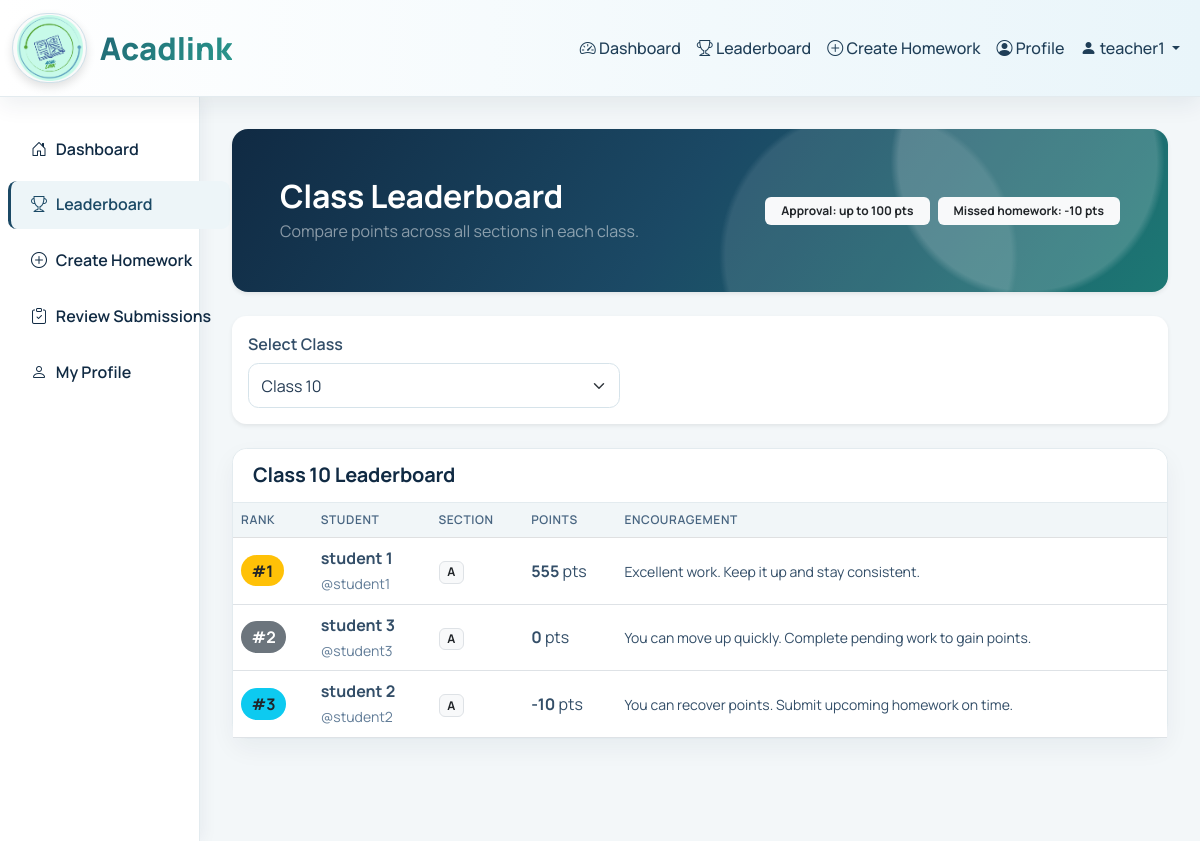
/leaderboard/ (signed in), run on the app's committed database.
### core/models.py (models this page shows, shortened)
class User(AbstractUser):
    ROLE_CHOICES = (
        ('admin', 'Admin'),
        ('teacher', 'Teacher'),
        ('student', 'Student'),
        ('parent', 'Parent'),
    )
    role = models.CharField(max_length=10, choices=ROLE_CHOICES, default='student')
    is_approved = models.BooleanField(default=False, help_text="Admin must approve before access")
    is_verified = models.BooleanField(default=False, help_text="Account verified as real/fake")
    phone_number = models.CharField(max_length=15, blank=True, null=True)
    profile_picture = models.ImageField(upload_to='profiles/', blank=True, null=True)
    class_assigned = models.ForeignKey('Class', on_delete=models.SET_NULL, null=True, blank=True, related_name='students')
    section_assigned = models.ForeignKey('Section', on_delete=models.SET_NULL, null=True, blank=True, related_name='students')
    teacher_class = models.ForeignKey('Class', on_delete=models.SET_NULL, null=True, blank=True, related_name='teachers')
    teacher_section = models.ForeignKey('Section', on_delete=models.SET_NULL, null=True, blank=True, related_name='teachers')
    subjects_taught = models.ManyToManyField('Subject', blank=True, related_name='teachers')
    created_at = models.DateTimeField(auto_now_add=True)
    updated_at = models.DateTimeField(auto_now=True)
    class Meta:
        ordering = ['username']

class Class(models.Model):
    name = models.CharField(max_length=50, unique=True)
    description = models.TextField(blank=True)
    created_at = models.DateTimeField(auto_now_add=True)
    class Meta:
        verbose_name_plural = "Classes"
        ordering = ['name']

### core/views.py (the view)
# urls.py: path('leaderboard/', views.leaderboard, name='leaderboard'),
@login_required
def leaderboard(request):
    if request.user.role not in {'admin', 'teacher', 'student', 'parent'}:
        return HttpResponseForbidden("Access denied")
    _auto_expire_homework()
    classes = Class.objects.all().order_by('name')
    selected_class_id = request.GET.get('class')
    selected_class = None
    if selected_class_id:
        selected_class = classes.filter(id=selected_class_id).first()
    if not selected_class and request.user.role == 'student' and request.user.class_assigned:
        selected_class = request.user.class_assigned
    if not selected_class and classes.exists():
        selected_class = classes.first()
    leaderboard_rows = []
    your_rank = None
    your_points = None
    total_students = 0
    if selected_class:
        students = list(
            User.objects.filter(
                role='student',
                is_approved=True,
                class_assigned=selected_class
            ).select_related('section_assigned').order_by('username')
        )
        wallet_map = {
            wallet.student_id: wallet.total_points
            for wallet in StudentPoints.objects.filter(student__in=students)
        }
        students.sort(
            key=lambda s: (-wallet_map.get(s.id, 0), (s.get_full_name() or s.username).lower())
        )
        total_students = len(students)
        for idx, student in enumerate(students, start=1):
            points = wallet_map.get(student.id, 0)
            row = {
                'rank': idx,
                'student': student,
                'section': student.section_assigned.name if student.section_assigned else 'N/A',
                'points': points,
                'message': _get_leaderboard_message(points, idx, total_students),
            }
            leaderboard_rows.append(row)
            if student.id == request.user.id:
                your_rank = idx
                your_points = points
    context = {
        'classes': classes,
        'selected_class': selected_class,
        'leaderboard_rows': leaderboard_rows,
        'your_rank': your_rank,
        'your_points': your_points,
        'approval_points_max': APPROVAL_POINTS_MAX,
        'missed_penalty': MISSED_HOMEWORK_PENALTY,
    }
    return render(request, 'core/leaderboard.html', context)

### core/templates/core/leaderboard.html (shortened to what this page needs)
{% extends 'core/base.html' %}
{% block content %}
<div class="page-hero p-4 p-md-5 mb-4 shadow-sm">
    <div class="d-flex flex-column flex-lg-row justify-content-between align-items-lg-center gap-3">
        <div>
            <h2 class="fw-bold mb-1 text-white">Class Leaderboard</h2>
            <p class="mb-0 text-white-50">Compare points across all sections in each class.</p>
        </div>
        <div class="d-flex flex-wrap gap-2">
            <span class="badge bg-light text-dark px-3 py-2">Approval: up to {{ approval_points_max }} pts</span>
            <span class="badge bg-light text-dark px-3 py-2">Missed homework: -{{ missed_penalty }} pts</span>
        </div>
    </div>
</div>
<div class="card border-0 shadow-sm mb-4">
    <div class="card-body">
        <form method="get" class="row g-2 align-items-end">
            <div class="col-md-5">
                <label class="form-label fw-semibold">Select Class</label>
                <select class="form-select" name="class" onchange="this.form.submit()">
                    {% for cls in classes %}
                    <option value="{{ cls.id }}" {% if selected_class and selected_class.id == cls.id %}selected{% endif %}>
                        {{ cls.name }}
                    </option>
                    {% endfor %}
                </select>
            </div>
        </form>
    </div>
</div>
{% if selected_class %}
<div class="card">
    <div class="card-header themed-card-header d-flex justify-content-between align-items-center">
        <h5 class="mb-0 fw-bold">{{ selected_class.name }} Leaderboard</h5>
    </div>
    <div class="card-body p-0">
        <div class="table-responsive">
            <table class="table table-hover align-middle mb-0">
                <thead class="table-light">
                    <tr>
                        <th>Rank</th>
                        <th>Student</th>
                        <th>Section</th>
                        <th>Points</th>
                        <th>Encouragement</th>
                    </tr>
                </thead>
                <tbody>
                    {% for row in leaderboard_rows %}
                    <tr>
                        <td>
                            {% if row.rank == 1 %}
                            <span class="lb-rank-pill bg-warning text-dark">#1</span>
                            {% elif row.rank == 2 %}
                            <span class="lb-rank-pill bg-secondary text-white">#2</span>
                            {% elif row.rank == 3 %}
                            <span class="lb-rank-pill bg-info text-dark">#3</span>
                            {% else %}
                            <span class="lb-rank-pill bg-light text-dark">#{{ row.rank }}</span>
                            {% endif %}
                        </td>
                        <td>
                            <strong>{{ row.student.get_full_name|default:row.student.username }}</strong><br>
                            <small class="text-muted">@{{ row.student.username }}</small>
                        </td>
                        <td><span class="badge bg-light text-dark border">{{ row.section }}</span></td>
                        <td><strong>{{ row.points }}</strong> pts</td>
                        <td><small>{{ row.message }}</small></td>
                    </tr>
                    {% empty %}
                    <tr>
                        <td colspan="5" class="text-center py-4 text-muted">No students found in this class.</td>
                    </tr>
                    {% endfor %}
                </tbody>
            </table>
        </div>
    </div>
</div>
{% endif %}
{% endblock %}

### core/templates/core/base.html (shortened to what this page needs)
{% load static %}
<!DOCTYPE html>
<html lang="en">
<head>
    <link href="https://cdn.jsdelivr.net/npm/bootstrap@5.3.0/dist/css/bootstrap.min.css" rel="stylesheet">
    <link rel="stylesheet" href="https://cdn.jsdelivr.net/npm/bootstrap-icons@1.10.0/font/bootstrap-icons.css">
</head>
<body>
    <nav class="navbar navbar-expand-lg navbar-light bg-white sticky-top">
        <div class="container-fluid">
            <a class="navbar-brand logo-text" href="{% url 'home' %}">
                <img src="{% static 'core/images/logo.png' %}" alt="Acadlink Logo" class="brand-logo">
                <span>Acadlink</span>
            </a>
            <div class="collapse navbar-collapse" id="navbarNav">
                <ul class="navbar-nav ms-auto">
                    {% if user.is_authenticated %}
                    <li class="nav-item">
                        <a class="nav-link" href="{% url 'dashboard' %}">
                            <i class="bi bi-speedometer2"></i> Dashboard
                        </a>
                    </li>
                    <li class="nav-item">
                        <a class="nav-link" href="{% url 'leaderboard' %}">
                            <i class="bi bi-trophy"></i> Leaderboard
                        </a>
                    </li>
                    {% if user.role == 'student' %}
                    <li class="nav-item">
                        <a class="nav-link" href="{% url 'student_profile' %}">
                            <i class="bi bi-person-circle"></i> Profile
                        </a>
                    </li>
                    {% elif user.role == 'teacher' %}
                    <li class="nav-item">
                        <a class="nav-link" href="{% url 'create_homework' %}">
                            <i class="bi bi-plus-circle"></i> Create Homework
                        </a>
                    </li>
                    <li class="nav-item">
                        <a class="nav-link" href="{% url 'teacher_profile' %}">
                            <i class="bi bi-person-circle"></i> Profile
                        </a>
                    </li>
                    {% elif user.role == 'admin' %}
                    <li class="nav-item">
                        <a class="nav-link" href="{% url 'manage_users' %}">
                            <i class="bi bi-people"></i> Manage Users
                        </a>
                    </li>
                    {% endif %}
                    <li class="nav-item dropdown">
                        <a class="nav-link dropdown-toggle" href="#" id="userDropdown" role="button"
                            data-bs-toggle="dropdown">
                            <i class="bi bi-person-fill"></i> {{ user.username }}
                        </a>
                    </li>
                    {% endif %}
                </ul>
            </div>
        </div>
    </nav>
    <div class="container-fluid">
        <div class="row">
            {% if user.is_authenticated and request.resolver_match.url_name != 'home' %}
            <div class="col-md-2 col-lg-2 sidebar d-none d-md-block">
                <nav class="nav flex-column">
                    {% if user.role == 'student' %}
                    <a class="nav-link {% if request.resolver_match.url_name == 'dashboard' %}active{% endif %}"
                        href="{% url 'dashboard' %}">
                        <i class="bi bi-house-door"></i> Dashboard
                    </a>
                    <a class="nav-link {% if request.resolver_match.url_name == 'leaderboard' %}active{% endif %}"
                        href="{% url 'leaderboard' %}">
                        <i class="bi bi-trophy"></i> Leaderboard
                    </a>
                    <a class="nav-link {% if request.resolver_match.url_name == 'student_profile' %}active{% endif %}"
                        href="{% url 'student_profile' %}">
                        <i class="bi bi-person"></i> My Profile
                    </a>
                    {% elif user.role == 'teacher' %}
                    <a class="nav-link {% if request.resolver_match.url_name == 'dashboard' %}active{% endif %}"
                        href="{% url 'dashboard' %}">
                        <i class="bi bi-house-door"></i> Dashboard
                    </a>
                    <a class="nav-link {% if request.resolver_match.url_name == 'leaderboard' %}active{% endif %}"
                        href="{% url 'leaderboard' %}">
                        <i class="bi bi-trophy"></i> Leaderboard
                    </a>
                    <a class="nav-link {% if request.resolver_match.url_name == 'create_homework' %}active{% endif %}"
                        href="{% url 'create_homework' %}">
                        <i class="bi bi-plus-circle"></i> Create Homework
                    </a>
                    <a class="nav-link {% if request.resolver_match.url_name == 'review_submissions' %}active{% endif %}"
                        href="{% url 'review_submissions' %}">
                        <i class="bi bi-clipboard-check"></i> Review Submissions
                    </a>
                    <a class="nav-link {% if request.resolver_match.url_name == 'teacher_profile' %}active{% endif %}"
                        href="{% url 'teacher_profile' %}">
                        <i class="bi bi-person"></i> My Profile
                    </a>
                    {% endif %}
                </nav>
            </div>
            <div class="col-md-10 col-lg-10 main-content">
                {% else %}
                <div class="col-12 main-content">
                    {% endif %}
                    {% block content %}{% endblock %}
                </div>
            </div>
        </div>
</body>
</html>

### data on the page
User: username "teacher1"
Class: name "Class 10"
User: shows "#1", student.get_full_name "student 1", student.username "student1", section "A", points "555", message "Excellent work. Keep it up and stay consistent."
User: shows "#2", student.get_full_name "student 3", student.username "student3", section "A", points "0", message "You can move up quickly. Complete pending work to gain points."
User: shows "#3", student.get_full_name "student 2", student.username "student2", section "A", points "-10", message "You can recover points. Submit upcoming homework on time."

### other printed values
{{ approval_points_max }} "100"
{{ missed_penalty }} "10"
form field class "Class 10"
